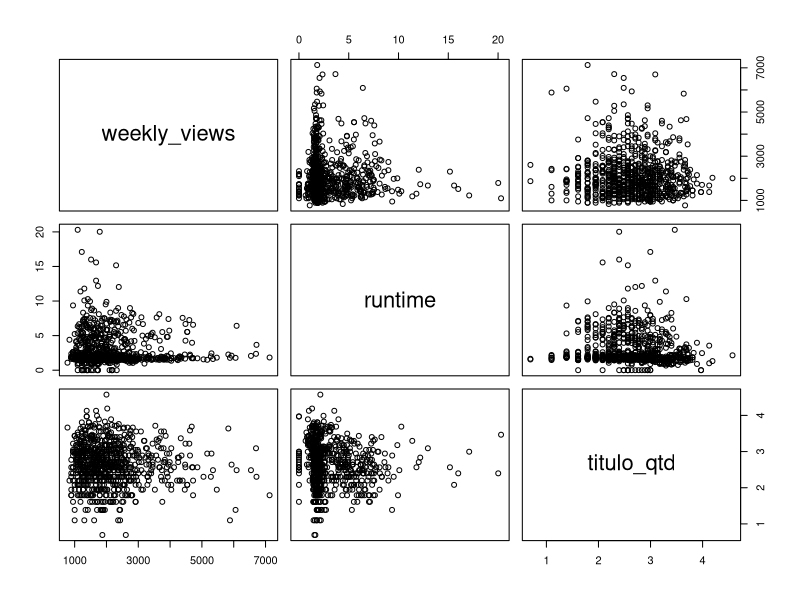
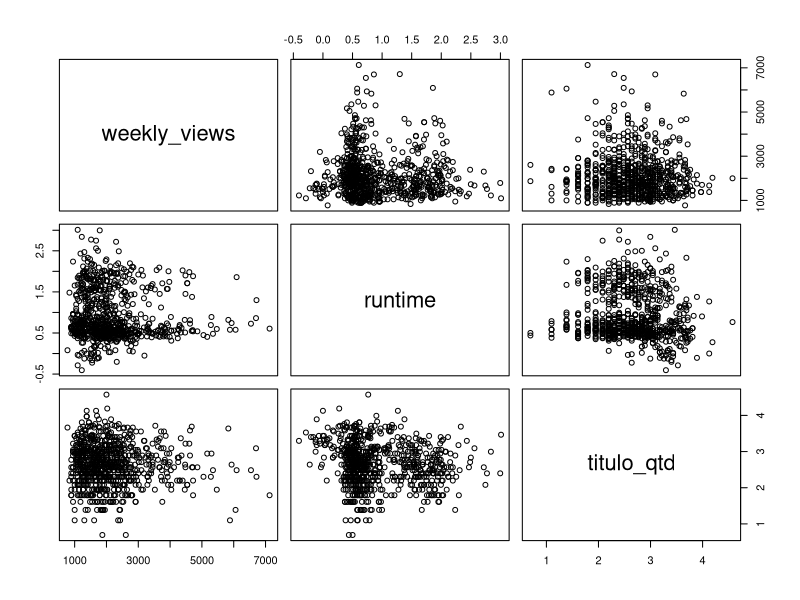
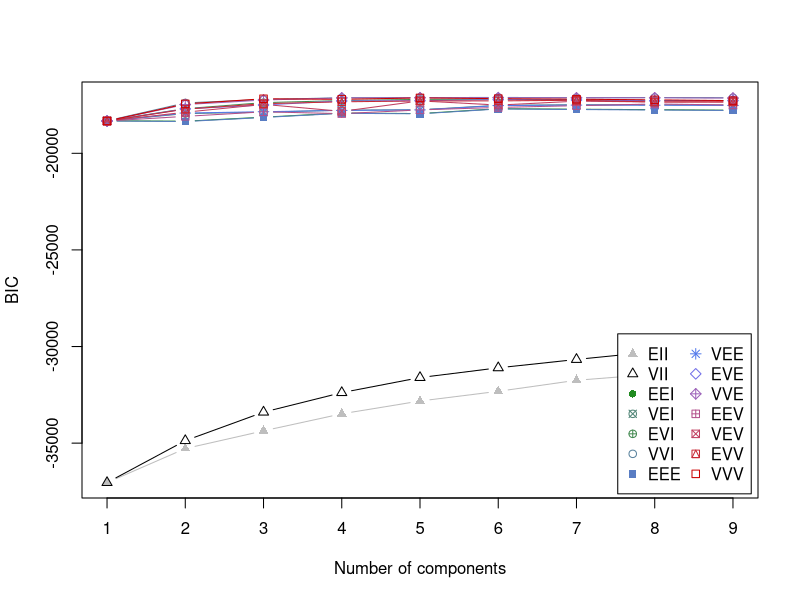

These figures' R source, in order:
## ---- chunk 1
knitr::opts_chunk$set(echo = F, warning = F, error = F)
## ---- chunk 2
library(readxl)
library(tidyverse)
library(mclust)
## ---- chunk 3
dados <- read_xlsx("dados/all-weeks-globalNETFLIX.xlsx")
dados$category <- factor(dados$category)
dados$weekly_rank <- factor(dados$weekly_rank)
dados$cumulative_weeks_in_top_10 <- factor(dados$cumulative_weeks_in_top_10)

dados1 <- dados %>%
  select(!c(episode_launch_details,is_staggered_launch, season_title)) %>% drop_na() %>% mutate(titulo_qtd = log(str_width(show_title))) %>% #,                         runtime = log(runtime)) %>% 
  #fazendo o log no runtime terao alguns valores -inf que vao quebrar o bic, mas o pairs nao parece bom sem o log.
  group_by(show_title) %>% 
  filter(weekly_views == max(weekly_views)) %>%
  ungroup()

## ---- chunk 4
dados1 %>%
  mutate(weekly_views = sqrt(weekly_views)) %>% 
  select(weekly_views, runtime, titulo_qtd) -> dados1
pairs(dados1)

dados1 %>% mutate(runtime = log(runtime)) %>% pairs()

fitBIC <- mclustBIC(dados1)
plot(fitBIC)
